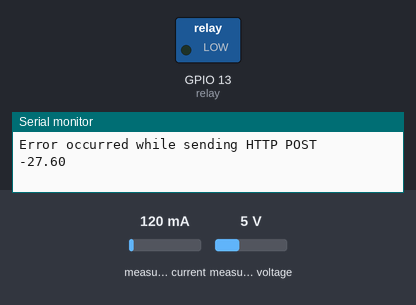
Bench run of a sketch on a simulated ESP32. Shown: switched loads named in the sketch (green lamp = pin HIGH), the last lines printed to the serial monitor. The test bench sets the inputs (shaded band); at power-on: measured current 120 mA, measured voltage 5 V. WiFi joins after 1.5 s; servers stay silent unless stated; uploads are accepted with an empty reply.

Above: at 3.7 s.
3.8 s: measured current set to 750 mA
6.2 s: measured current set to 813 mA
At 6.9 s:
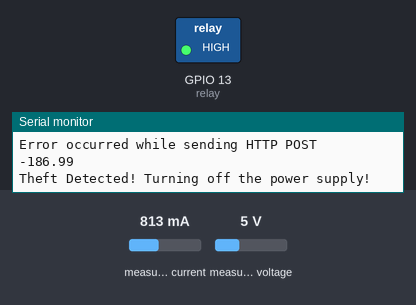
Timing chart, 0 to 9.2 s (numbered marks = the images above; inputs shaded):
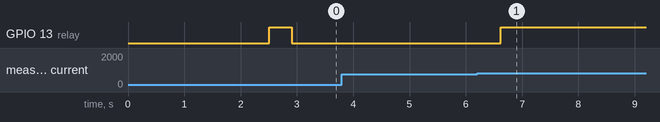

The sketch:

CurrVoltCons.ino
```cpp
#include "EmonLib.h"
#include <ArduinoJson.h>
#include <HTTPClient.h>
#include <WiFi.h>

EnergyMonitor emon;

// Module Details

int relay = 13;          //GPIO 13
int VoltageSensor = 35;  // GPIO 35
int CurrentSensor = 34;  // GPIO 34

#define vCalibration 160
#define currCalibration 120

#define phaseShift 1.7

// Wifi details

const char *ssid = "Kadam01";
const char *password = "8983151622";

int flag = 0;

String response;


void setup() {
  Serial.begin(115200);

  delay(1000);

  // WiFi Connection
  WiFi.begin(ssid, password);
  Serial.println("\nConnecting");

  while (WiFi.status() != WL_CONNECTED) {
    Serial.print(".");
    delay(100);
  }

  Serial.println("\nConnected to the WiFi network");
  Serial.print("Local ESP32 IP: ");
  Serial.println(WiFi.localIP());

  // Module Init
  pinMode(relay, OUTPUT);
  digitalWrite(relay, HIGH);

  emon.voltage(VoltageSensor, vCalibration, phaseShift);  // Voltage: input pin, calibration, phase_shift
  emon.current(CurrentSensor, currCalibration);           // Current: input pin, calibration.
}

void loop() {
  emon.calcVI(20, 2000);

  Serial.println(String("Current: ") + emon.Irms + (" Volts: ") + emon.Vrms + (" Watts: ") + emon.apparentPower + (" Relay: ") + digitalRead(relay));

  if (WiFi.status() == WL_CONNECTED) {

    HTTPClient http;

    http.begin("https://theft-api-2.tiluckdave.repl.co/fetch");

    int httpResponseCode = http.GET();

    if (httpResponseCode > 0) {

      response = http.getString();

      Serial.println(httpResponseCode);
      Serial.println(String("Distributor Power: ") + response);
    } else {
      Serial.println("Error occurred while sending HTTP POST");
    }
  }

  float PD = response.toFloat() - emon.apparentPower;
  Serial.println(PD);
  if (flag > 2) {
    if ((PD >= 180) || (PD <= -180)) {
      digitalWrite(relay, 1);

      Serial.println("Theft Detected! Turning off the power supply!");
      if (WiFi.status() == WL_CONNECTED) {

        HTTPClient http;

        http.begin("https://theft-api-2.tiluckdave.repl.co/setTheft");
        http.addHeader("Content-Type", "application/json");

        StaticJsonDocument<200> doc;
        // Add values in the document

        doc["theft"] = true;

        String requestBody;
        serializeJson(doc, requestBody);

        int httpResponseCode = http.POST(requestBody);

        if (httpResponseCode > 0) {

          String response = http.getString();
          Serial.println(response);

        } else {
          Serial.println("Error occurred while sending HTTP POST");
        }
      }
      flag = 0;
      delay(15000);
    }
  } else {
    digitalWrite(relay, 0);
    if (WiFi.status() == WL_CONNECTED) {

      HTTPClient http;

      http.begin("https://theft-api-2.tiluckdave.repl.co/setTheft");
      http.addHeader("Content-Type", "application/json");

      StaticJsonDocument<200> doc;
      // Add values in the document

      doc["theft"] = false;

      String requestBody;
      serializeJson(doc, requestBody);

      int httpResponseCode = http.POST(requestBody);

      if (httpResponseCode > 0) {

        String response = http.getString();
        Serial.println(response);

      } else {
        Serial.println("Error occurred while sending HTTP POST");
      }
    }
    flag++;
    delay(100);
  }
}
```

Measured:
- the behaviour switches between 782 and 783 mA on measured current (found by bisection; images 0 and 1)
- after the input at 6.2 s, GPIO 13 (relay): LOW → HIGH after 0.42 s
